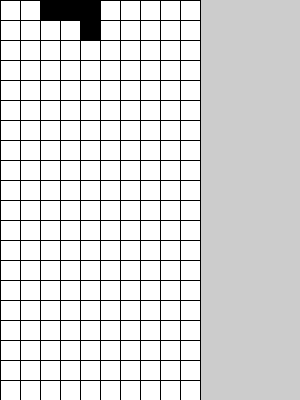
Frame 1 (no input)
Frame 60 (the mouse pressed at the canvas centre just before this capture): identical to frame 1, image omitted
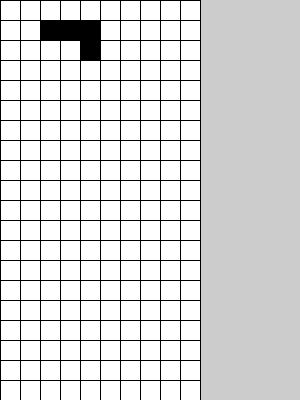
Frame 120 (the mouse held since frame 60 and released just before this capture)

The Processing sketch that drew these frames (run headless with seeded random() and noise(); from frame 60 on, the mouse is pressed at the canvas centre):

// Processing sketch: Ok_dont_hate_me_for_this_but_i_may_have_used_a_bit_of_for_loops
// ── Ok_dont_hate_me_for_this_but_i_may_have_used_a_bit_of_for_loops.pde
int Xrow = 10;
int Yrow = 20;
int timer = 0;
boolean Rightpressed;
boolean Leftpressed;
boolean Spacebarpressed = false;
boolean BlockScreen = true;
boolean[][] myArray = new boolean[Xrow][Yrow];
// int Xrow for x Yrow for y
// blockscreen to check if a block is on screen so i dont have 100 blocks
// Pressed to check if its pressed
// Myarray is used for the grid and is a boolean so if theres a block its true if theres not one then its false
void blokjes() {
  if (BlockScreen)
  {

    for (int i = 9; i >=0; i--) {

      for (int j = 19; j>= 0; j--) {

        if (j<19 && myArray[i][j]&&timer >= 60 &&!myArray[i][j+1]  ) {

          println("test");
          myArray[i][j] = false;
          myArray[i][j+1] = true;
          //makes the thing go down every 1 second
        }
      }
    }
  } else if (!BlockScreen)
  {
    int Random_num = 0;
    //Random_num = int(random(7));
    println(Random_num);
    BlockScreen = true;
    if (Random_num == 0)
    {
      for (int i =5; i<8; i++) {
        myArray[i][0] = true;
        // currently does nothing i think it was going to be used for spawning them in
      }
    }
    //gives random number from 0 to 6 so 7 since there are 7 pieces
    //also make Block screen true
  }
}
void draw()
{

  timer+=1;
  println(timer);
  Grid();
  // draws the grid
  blokjes();
  //draws the blokjes
  if (timer >= 60 ) {
    timer=0;
  }
  // resets the timer i couldnt figure out how to fit it into a method

  line(200, 0, 200, 400);
  // line to devide the screen am going to use this as a scoreboard and a next
}
void setup()
{
  myArray[2][0] = true;
  myArray[3][0] = true;
  myArray[4][0] = true;
  myArray[4][1] = true;
  size(300, 400);
  // setup
}
void Grid() {

  for (int i = 0; i < Xrow; i++) {
    for (int j = 0; j < Yrow; j++) {
      int Xrect = i * 20;
      int Yrect = j * 20;
      if (!myArray[i][j]) {
        fill(255);
        rect(Xrect, Yrect, 20, 20);
        // creates the white squares if false
      } else {
        
        fill(0);
        rect(Xrect, Yrect, 20, 20);
        // creates the black squares if its true
      }
    }
  }
}
void keyPressed()
{
  if (key == ' ') {
    Spacebarpressed = true;
  }
  if (Spacebarpressed == true) {
    timer+=60;
  }
  if (key == 'd' || keyCode== RIGHT) {
    Rightpressed = true;
  }
  if (key == 'a' || keyCode == LEFT) {
    Leftpressed = true;
  }
  // left right spacebar pressed check
  for (int i = 0; i <=9; i++) {

    for (int j = 0; j<= 19; j++) {
      if (i>0&& i<9 && myArray[i][j]&& !myArray[i-1][j] && Leftpressed) {
        myArray[i][j] = false;
        myArray[i-1][j] = true;
        // left if leftpressed = true and it works
      } else if (i==9 && myArray[i][j] && Leftpressed )
      {
        myArray[i][j]= false;
        myArray[i-1][j] = true;
        //left pressed and against the borders so it doesnt crash
      }
    }
  }
  for (int i = 9; i >=0; i--) {

    for (int j = 19; j>= 0; j--) {
      if (i<9 && i>0 && myArray[i][j]&& !myArray[i+1][j] && Rightpressed) {
      
        myArray[i][j] = false;
        myArray[i+1][j] = true;
        // rightpressed and possible
      } else if (i==0 && myArray[i][j] && Rightpressed )
      {
        myArray[i][j]= false;
        myArray[i+1][j] = true;
        // right pressed and against border
      }
    }
  }
}
void keyReleased()
{
  if (key == ' ') {
    Spacebarpressed = true;
  }
  if (Spacebarpressed == true) {
    Spacebarpressed = false;
  }
  if (key == 'd' || keyCode== RIGHT) {
    Rightpressed = false;
  }
  if (key == 'a' || keyCode == LEFT) {
    Leftpressed = false;
  }
  // checked if released
}
